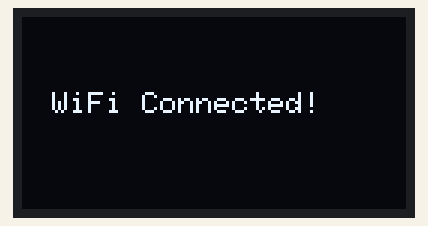
The sketch below on a simulated ESP8266 (NodeMCU). On the bench: 128×64 one-colour display. WiFi joins after 1.5 s; servers stay silent unless stated; network time is answered at once with the bench clock; the local clock reads 2024-03-15 10:24:30 at power-on unless the sketch sets it; EEPROM starts erased; what the sketch prints to the serial monitor is not drawn.

Above: at 1.6 s.
At 3.4 s:
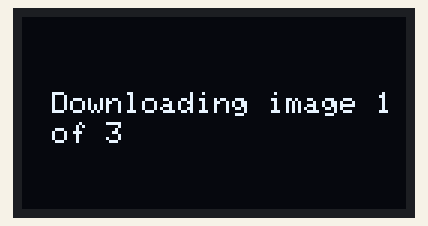
At 5.6 s:
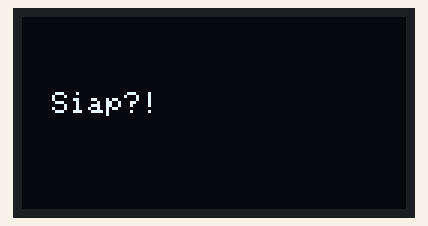
At 6.77 s:
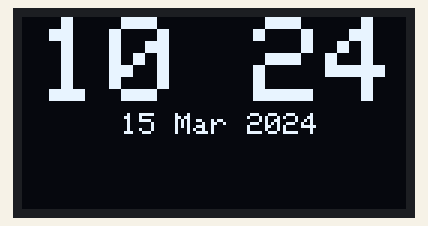
At 14.2 s:
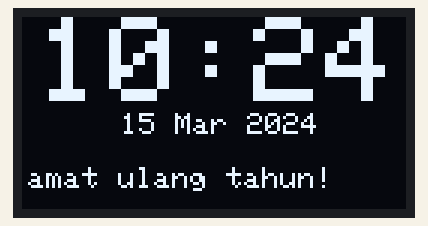
At 33.5 s:
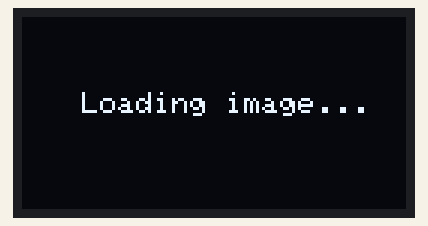

The sketch:

sketch_apr9a.ino
```cpp
#include <Wire.h>
#include <Adafruit_GFX.h>
#include <Adafruit_SSD1306.h>
#include <ESP8266WiFi.h>
#include <WiFiManager.h>
#include <WiFiClientSecure.h>
#include <NTPClient.h>
#include <WiFiUdp.h>
#include <TimeLib.h>
#include <ESP8266HTTPClient.h>
#include <ArduinoJson.h>
#include <EEPROM.h>

#define SCREEN_WIDTH 128
#define SCREEN_HEIGHT 64
#define OLED_RESET    -1
#define EEPROM_SIZE 512
Adafruit_SSD1306 display(SCREEN_WIDTH, SCREEN_HEIGHT, &Wire, OLED_RESET);

// == Waktu & WiFi ==
WiFiUDP ntpUDP;
NTPClient timeClient(ntpUDP, "pool.ntp.org", 25200, 60000);  // UTC+7

// == Pesan berjalan ==
String message = "Selamat ulang tahun!";
int textX = SCREEN_WIDTH;
int textY = 50;
unsigned long colonPreviousMillis = 0;
unsigned long textPreviousMillis = 0;
const long interval = 1000;
const long textInterval = 50;
bool showColon = true;

// == Gambar ==
const int maxImages = 5;  // Ditambah kapasitas gambar
String imageURLs[maxImages] = {
  "https://raw.githubusercontent.com/Kerleta/esp8266-display-data/main/epd_bitmap_.bin",
  "https://raw.githubusercontent.com/Kerleta/esp8266-display-data/main/epd_bitmap_%202.bin",
  "https://raw.githubusercontent.com/Kerleta/esp8266-display-data/main/epd_bitmap_3.bin",
  "",  // Slot kosong untuk gambar tambahan
  ""   // Slot kosong untuk gambar tambahan
};
uint8_t imageBuffers[maxImages][1024]; // Array buffer untuk menyimpan semua gambar
bool imageReady[maxImages] = {false, false, false, false, false};
int currentImageIndex = 0;
int activeImageCount = 3;

// == Config update ==
// URL ke file konfigurasi di repo GitHub
const String configURL = "https://raw.githubusercontent.com/Kerleta/esp8266-display-data/main/config.json";
unsigned long lastConfigCheck = 0;
const unsigned long configCheckInterval = 3600000;  // Cek update setiap 1 jam

// == Status Tampilan ==
enum DisplayState { SHOW_CLOCK, SHOW_IMAGE };
DisplayState currentState = SHOW_CLOCK;
unsigned long lastSwitchMillis = 0;
const unsigned long switchInterval = 9000;
unsigned long nextSwitchMillis = 0;
bool newImageNeeded = true;

// Debug functions
void printDetailedHTTPInfo(HTTPClient& http, int httpCode) {
  Serial.println("HTTP Code: " + String(httpCode));
  if (httpCode != 200) {
    Serial.println("Error message: " + http.errorToString(httpCode));
  }
}

// == Simpan konfigurasi ke EEPROM ==
void saveConfig() {
  EEPROM.begin(EEPROM_SIZE);

  int addr = 0;
  // Simpan message
  int msgLen = message.length();
  EEPROM.write(addr, msgLen);
  addr++;

  for (int i = 0; i < msgLen; i++) {
    EEPROM.write(addr, message[i]);
    addr++;
  }

  // Simpan jumlah gambar aktif
  EEPROM.write(addr, activeImageCount);
  addr++;

  // Simpan URL gambar
  for (int i = 0; i < maxImages; i++) {
    int urlLen = imageURLs[i].length();
    EEPROM.write(addr, urlLen);
    addr++;

    for (int j = 0; j < urlLen; j++) {
      EEPROM.write(addr, imageURLs[i][j]);
      addr++;
    }
  }

  EEPROM.commit();
}

// == Muat konfigurasi dari EEPROM ==
void loadConfig() {
  EEPROM.begin(EEPROM_SIZE);

  int addr = 0;
  // Muat message
  int msgLen = EEPROM.read(addr);
  addr++;

  if (msgLen > 0 && msgLen < 100) {
    message = "";
    for (int i = 0; i < msgLen; i++) {
      message += (char)EEPROM.read(addr);
      addr++;
    }
  }

  // Muat jumlah gambar aktif
  activeImageCount = EEPROM.read(addr);
  addr++;
  if (activeImageCount < 1 || activeImageCount > maxImages) {
    activeImageCount = 3;  // Default jika tidak valid
  }

  // Muat URL gambar
  for (int i = 0; i < maxImages; i++) {
    int urlLen = EEPROM.read(addr);
    addr++;

    if (urlLen > 0 && urlLen < 200) {
      imageURLs[i] = "";
      for (int j = 0; j < urlLen; j++) {
        imageURLs[i] += (char)EEPROM.read(addr);
        addr++;
      }
    }
  }
}

// == Ambil konfigurasi dari URL ==
void fetchConfig() {
  if (WiFi.status() != WL_CONNECTED) {
    Serial.println("WiFi not connected, skip config update");
    return;
  }

  WiFiClientSecure client;
  client.setInsecure();
  HTTPClient https;

  Serial.println("[HTTP] Memulai koneksi ke: " + configURL);

  if (https.begin(client, configURL)) {
    int httpCode = https.GET();
    Serial.printf("[HTTP] GET... code: %d\n", httpCode);

    if (httpCode == HTTP_CODE_OK) {
      String payload = https.getString();
      Serial.println("Payload config.json:");
      Serial.println(payload);

      DynamicJsonDocument doc(1024);
      DeserializationError error = deserializeJson(doc, payload);

      if (error) {
        Serial.print("Gagal parsing JSON: ");
        Serial.println(error.c_str());
        return;
      }

      // Update pesan
      if (doc.containsKey("message")) {
        String newMessage = doc["message"].as<String>();
        if (newMessage != message) {
          message = newMessage;
          Serial.println("Pesan diperbarui: " + message);
        }
      }

      // Update URL gambar
      if (doc.containsKey("image_urls")) {
        JsonArray urls = doc["image_urls"];
        activeImageCount = urls.size();
        if(activeImageCount > maxImages) activeImageCount = maxImages;

        Serial.println("Daftar URL gambar:");
        for (int i = 0; i < activeImageCount; i++) {
          String newURL = urls[i].as<String>();
          imageURLs[i] = newURL;
          imageReady[i] = false;
          Serial.printf("  imageURLs[%d] = %s\n", i, imageURLs[i].c_str());
        }

        // Clear unused slots
        for (int i = activeImageCount; i < maxImages; i++) {
          imageURLs[i] = "";
          imageReady[i] = false;
        }
      }

      saveConfig();
    } else {
      Serial.printf("[HTTP] GET failed, error: %s\n", https.errorToString(httpCode).c_str());
    }
    https.end();
  } else {
    Serial.println("[HTTP] Gagal terhubung ke server");
  }
}

// == Ambil gambar dari URL ==
void fetchImageFromURL(const String& binURL, int imageIndex) {
  if (WiFi.status() != WL_CONNECTED || binURL.isEmpty()) {
    imageReady[imageIndex] = false;
    return;
  }

  // Debug URL
  Serial.println("Mengunduh gambar " + String(imageIndex) + " dari: " + binURL);

  WiFiClientSecure client;
  client.setInsecure();
  HTTPClient https;

  if (https.begin(client, binURL)) {
    int httpCode = https.GET();
    printDetailedHTTPInfo(https, httpCode);

    if (httpCode == 200) {
      WiFiClient* stream = https.getStreamPtr();
      int index = 0;
      while (https.connected() && index < 1024) {
        if (stream->available()) {
          imageBuffers[imageIndex][index++] = stream->read();
        }
      }
      imageReady[imageIndex] = (index == 1024);
      if (imageReady[imageIndex]) {
        Serial.println("Gambar " + String(imageIndex) + " berhasil diunduh");
      } else {
        Serial.println("Gambar " + String(imageIndex) + " tidak lengkap: " + String(index) + " bytes");
      }
    } else {
      Serial.println("Gagal mengunduh gambar " + String(imageIndex) + ", HTTP code: " + String(httpCode));
      imageReady[imageIndex] = false;
    }
    https.end();
  } else {
    Serial.println("Tidak dapat membuat koneksi ke URL gambar " + String(imageIndex));
  }
}

// == Tampilkan jam & tanggal ==
void updateTimeAndDate() {
  display.fillRect(0, 0, SCREEN_WIDTH, 40, SSD1306_BLACK);
  display.setTextSize(4);
  display.setTextColor(SSD1306_WHITE);
  display.setCursor(5, 0);
  if (hour() < 10) display.print("0");
  display.print(hour());
  display.print(showColon ? ":" : " ");
  if (minute() < 10) display.print("0");
  display.print(minute());

  display.setTextSize(1);
  display.setCursor(33, 32);
  String months[] = {"Jan", "Feb", "Mar", "Apr", "Mei", "Jun", "Jul", "Agu", "Sep", "Okt", "Nov", "Des"};
  String formattedDate = String(day()) + " " + months[month() - 1] + " " + String(year());
  display.print(formattedDate);
}

// == Teks berjalan ==
void drawScrollingText(String text, int &x, int y) {
  int textLength = text.length();
  int textWidth = textLength * 6;
  display.fillRect(0, y - 5, SCREEN_WIDTH, 20, SSD1306_BLACK);
  for (int i = 0; i < textLength; i++) {
    int charX = x + i * 6;
    if (charX >= 0 && (charX + 6) <= SCREEN_WIDTH) {
      display.setCursor(charX, y);
      display.print(text[i]);
    }
  }
  x--;
  if (x < -textWidth) x = SCREEN_WIDTH;
}

// == Tampilan jam ==
void showClock() {
  unsigned long currentMillis = millis();

  if (currentMillis - colonPreviousMillis >= interval) {
    colonPreviousMillis = currentMillis;
    showColon = !showColon;
    updateTimeAndDate();
  }

  if (currentMillis - textPreviousMillis >= textInterval) {
    textPreviousMillis = currentMillis;
    drawScrollingText(message, textX, textY);
  }
}

// == Tampilkan gambar ==
void showImage() {
  if (imageReady[currentImageIndex]) {
    display.drawBitmap(0, 0, imageBuffers[currentImageIndex], 128, 64, SSD1306_WHITE);
  } else {
    display.setTextSize(1);
    display.setCursor(20, 25);
    display.print("Loading image...");

    if (!imageReady[currentImageIndex] && WiFi.status() == WL_CONNECTED) {
      fetchImageFromURL(imageURLs[currentImageIndex], currentImageIndex);
    }
  }
}

// == Ganti status tampilan ==
void updateDisplayState() {
  unsigned long currentMillis = millis();

  if (currentMillis >= nextSwitchMillis) {
    fadeTransition();

    // Ganti state
    if (currentState == SHOW_CLOCK) {
      currentState = SHOW_IMAGE;
      if (!imageReady[currentImageIndex] && WiFi.status() == WL_CONNECTED) {
        fetchImageFromURL(imageURLs[currentImageIndex], currentImageIndex);
      }
    } else {
      currentState = SHOW_CLOCK;
      if (activeImageCount > 0) {
        currentImageIndex = (currentImageIndex + 1) % activeImageCount;
      } else {
        currentImageIndex = 0;
      }
    }

    nextSwitchMillis = currentMillis + switchInterval;
    display.clearDisplay();
  }
}

// == Transisi dengan efek fade ==
void fadeTransition() {
  for (int i = 0; i < 5; i++) {
    display.clearDisplay();
    display.display();
    delay(30);
  }
}

void setup() {
  Serial.begin(115200);
  Wire.begin(D2, D1);

  if (!display.begin(SSD1306_SWITCHCAPVCC, 0x3C)) {
    Serial.println(F("SSD1306 allocation failed"));
    for (;;);
  }

  display.clearDisplay();
  display.setTextSize(1);
  display.setTextColor(SSD1306_WHITE);
  display.setCursor(10, 25);
  display.println("Connecting WiFi...");
  display.display();

  loadConfig();

  WiFiManager wm;
  if (!wm.autoConnect("Hadiah_UlangTahun_AP", "12345678")) {
    Serial.println("Failed to connect. Restarting...");
    ESP.restart();
  }

  Serial.println("WiFi connected!");
  display.clearDisplay();
  display.setCursor(10, 25);
  display.println("WiFi Connected!");
  display.display();
  delay(1500);

  timeClient.begin();
  timeClient.update();
  setTime(timeClient.getEpochTime());

  // Cek konfigurasi terbaru
  fetchConfig();

  // Ambil semua gambar di awal
  display.clearDisplay();
  display.setCursor(10, 25);
  display.println("Downloading images...");
  display.display();

  for (int i = 0; i < activeImageCount; i++) {
    if (!imageURLs[i].isEmpty()) {
      display.clearDisplay();
      display.setCursor(10, 25);
      display.println("Downloading image " + String(i+1));
      display.setCursor(10, 35);
      display.println("of " + String(activeImageCount));
      display.display();


      Serial.println("Setup: Downloading image " + String(i) + " from URL: " + imageURLs[i]);
      fetchImageFromURL(imageURLs[i], i);
      delay(500);
    }
  }

  display.clearDisplay();
  display.setCursor(10, 25);
  display.println("Siap?!");
  display.display();

  nextSwitchMillis = millis() + switchInterval;
  delay(1000);
}

void loop() {
  timeClient.update();
  setTime(timeClient.getEpochTime());

  // Cek update konfigurasi secara periodik
  unsigned long currentMillis = millis();
  if (currentMillis - lastConfigCheck >= configCheckInterval) {
    lastConfigCheck = currentMillis;
    fetchConfig();

    for (int i = 0; i < activeImageCount; i++) {
      if (!imageReady[i] && !imageURLs[i].isEmpty()) {
        fetchImageFromURL(imageURLs[i], i);
      }
    }
  }

  updateDisplayState();

  if (currentState == SHOW_CLOCK) {
    showClock();
  } else if (currentState == SHOW_IMAGE) {
    showImage();
  }

  display.display();
}
```

Measured:
- what the display in image 0 shows lasts 1.7 s, from 1.6 s to 3.3 s
- what the display in image 1 shows lasts 0.7 s, from 3.4 s to 4.1 s
- what the display in image 2 shows lasts 1.0 s, from 5.6 s to 6.6 s
